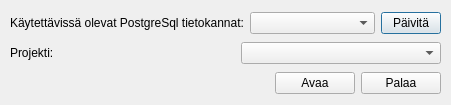
<?xml version="1.0" encoding="UTF-8"?>
<ui version="4.0">
 <class>Dialog</class>
 <widget class="QDialog" name="Dialog">
  <property name="geometry">
   <rect>
    <x>0</x>
    <y>0</y>
    <width>451</width>
    <height>105</height>
   </rect>
  </property>
  <property name="windowTitle">
   <string>Avaa projekti</string>
  </property>
  <widget class="QWidget" name="layoutWidget">
   <property name="geometry">
    <rect>
     <x>10</x>
     <y>10</y>
     <width>431</width>
     <height>86</height>
    </rect>
   </property>
   <layout class="QVBoxLayout" name="verticalLayout">
    <item>
     <layout class="QHBoxLayout" name="horizontalLayout">
      <item>
       <widget class="QLabel" name="label">
        <property name="text">
         <string>Käytettävissä olevat PostgreSql tietokannat:</string>
        </property>
       </widget>
      </item>
      <item>
       <widget class="QComboBox" name="dbComboBox">
        <property name="maximumSize">
         <size>
          <width>134</width>
          <height>16777215</height>
         </size>
        </property>
       </widget>
      </item>
      <item>
       <widget class="QPushButton" name="refreshPushButton">
        <property name="maximumSize">
         <size>
          <width>60</width>
          <height>16777215</height>
         </size>
        </property>
        <property name="text">
         <string>Päivitä</string>
        </property>
       </widget>
      </item>
     </layout>
    </item>
    <item>
     <layout class="QHBoxLayout" name="horizontalLayout_2">
      <item>
       <widget class="QLabel" name="label_2">
        <property name="text">
         <string>Projekti:</string>
        </property>
       </widget>
      </item>
      <item>
       <widget class="QComboBox" name="projectComboBox">
        <property name="sizePolicy">
         <sizepolicy hsizetype="Preferred" vsizetype="Fixed">
          <horstretch>1</horstretch>
          <verstretch>0</verstretch>
         </sizepolicy>
        </property>
        <property name="maximumSize">
         <size>
          <width>200</width>
          <height>16777215</height>
         </size>
        </property>
       </widget>
      </item>
     </layout>
    </item>
    <item>
     <layout class="QHBoxLayout" name="horizontalLayout_3">
      <item>
       <spacer name="horizontalSpacer">
        <property name="orientation">
         <enum>Qt::Horizontal</enum>
        </property>
        <property name="sizeHint" stdset="0">
         <size>
          <width>40</width>
          <height>20</height>
         </size>
        </property>
       </spacer>
      </item>
      <item>
       <widget class="QPushButton" name="acceptPushButton">
        <property name="text">
         <string>Avaa</string>
        </property>
       </widget>
      </item>
      <item>
       <widget class="QPushButton" name="rejectPushButton">
        <property name="text">
         <string>Palaa</string>
        </property>
       </widget>
      </item>
     </layout>
    </item>
   </layout>
  </widget>
 </widget>
 <resources/>
 <connections>
  <connection>
   <sender>acceptPushButton</sender>
   <signal>clicked()</signal>
   <receiver>Dialog</receiver>
   <slot>accept()</slot>
   <hints>
    <hint type="sourcelabel">
     <x>238</x>
     <y>182</y>
    </hint>
    <hint type="destinationlabel">
     <x>251</x>
     <y>149</y>
    </hint>
   </hints>
  </connection>
  <connection>
   <sender>rejectPushButton</sender>
   <signal>clicked()</signal>
   <receiver>Dialog</receiver>
   <slot>reject()</slot>
   <hints>
    <hint type="sourcelabel">
     <x>319</x>
     <y>182</y>
    </hint>
    <hint type="destinationlabel">
     <x>251</x>
     <y>149</y>
    </hint>
   </hints>
  </connection>
 </connections>
</ui>
